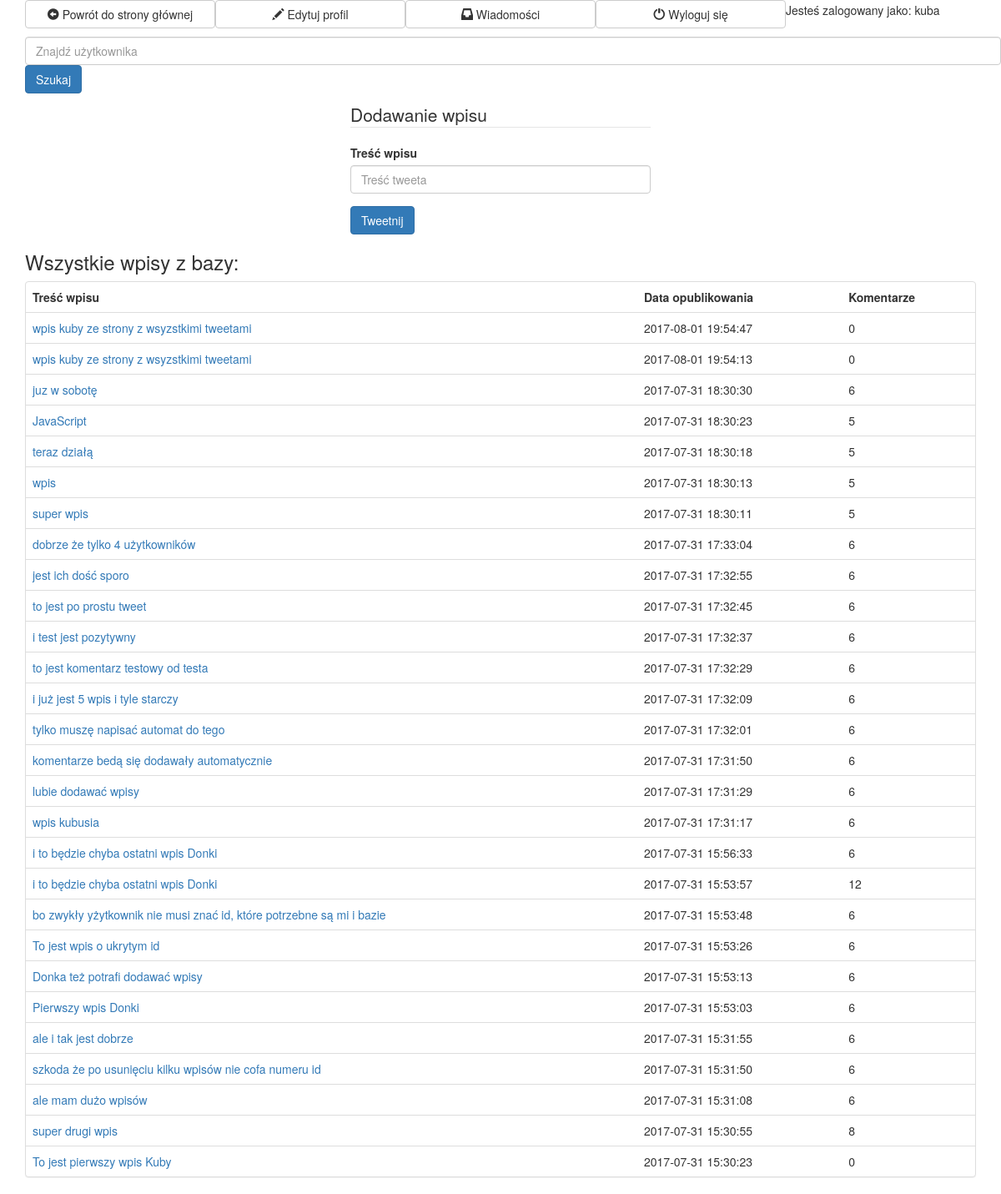
The app's page /all_tweets.php (signed in) with its own data.
### tables this page shows
CREATE TABLE `Tweets` (
  `id` int(11) NOT NULL AUTO_INCREMENT,
  `user_id` int(11) NOT NULL,
  `text` text NOT NULL,
  `date` datetime DEFAULT CURRENT_TIMESTAMP,
  `username` varchar(255) NOT NULL,
  PRIMARY KEY (`id`),
  KEY `user_id` (`user_id`),
  CONSTRAINT `Tweets_ibfk_1` FOREIGN KEY (`user_id`) REFERENCES `Users` (`id`)
);

### src/Tweet.php (called while the page is built, shortened)
<?php
class Tweet {
    private $id;
    private $text;
    private $creationDate;
    public function __construct() {
        $this->id = -1;
        $this->text = '';
        $this->creationDate = date("d-m-Y H:i:s");
    }
    public function getId() {
        return $this->id;
    }
    public function getText() {
        return $this->text;
    }
    public function getCreationTime() {
        return $this->creationDate;
    }
    static public function loadAllTweets(PDO $conn) {
        $ret = [];
        $sql = "SELECT * FROM Tweets ORDER BY `date` DESC";
        $result = $conn->query($sql);
        if ($result !== false && $result->rowCount() > 0) {
            foreach ($result as $row) {
                $loadedTweet = new Tweet();
                $loadedTweet->id = $row['id'];
                $loadedTweet->userId = $row['user_id'];
                $loadedTweet->text = $row['text'];
                $loadedTweet->creationDate = $row['date'];
                $loadedTweet->username = $row['username'];
                $ret[] = $loadedTweet;
            }
        }
        return $ret;
    }
}

### src/Comment.php (called while the page is built, shortened)
<?php
class Comment {
    static public function loadCommentsByTweetId(PDO $conn, $tweetId) {
        $ret = [];
        $stmt = $conn->prepare('SELECT * FROM Comments WHERE tweet_id=:tweet_id ORDER BY `date` DESC');
        $stmt->execute(['tweet_id' => $tweetId]);
        $result = $stmt->fetchAll(PDO::FETCH_ASSOC);
        if ($result !== false && $stmt->rowCount() > 0) {
            foreach ($result as $row) {
                $loadedComment = new Comment();
                $loadedComment->id = $row['id'];
                $loadedComment->tweetId = $row['tweet_id'];
                $loadedComment->userId = $row['user_id'];
                $loadedComment->text = $row['text'];
                $loadedComment->creationDate = $row['date'];
                $loadedComment->username = $row['username'];
                $ret[] = $loadedComment;
            }
            return $ret;
        }
        return null;
    }
}

### all_tweets.php (the view, shortened to what this page needs)
<?php
include 'config.php';
include 'src/Tweet.php';
include 'src/Comment.php';
?>
<!doctype html>
<html lang="en">
    <head>
        <link rel="stylesheet" media="screen" href="https://maxcdn.bootstrapcdn.com/bootstrap/3.3.6/css/bootstrap.min.css">
    </head>
    <body>
        <div class="container">
            <div class="btn-group btn-group-justified" role="group" aria-label="...">
                <div class="btn-group" role="group">
                    <a href="profiles/user_profile.php"><button type="button" class="btn btn-default"><div class="glyphicon glyphicon-circle-arrow-left"></div> Powrót do strony głównej</button></a>
                </div>
                <div class="btn-group" role="group">
                    <a href="register_edit/edit_user.php"><button type="button" class="btn btn-default"><div class="glyphicon glyphicon-pencil"></div> Edytuj profil</button></a>
                </div>
                <div class="btn-group" role="group">
                    <a href="messages/messages.php"><button type="button" class="btn btn-default"><div class="glyphicon glyphicon-inbox"></div> Wiadomości</button></a>
                </div>
                <div class="btn-group" role="group">
                    <a href="login.php?logout"><button type="button" class="btn btn-default"><div class="glyphicon glyphicon-off"></div> Wyloguj się</button></a>
                </div>
                <div class="btn-group" role="group">
                    <p>Jesteś zalogowany jako: <?php echo $_SESSION['username']; ?></p>
                </div>
            </div>
        </div>
        <div class="container">
            <div class="btn-group" role="group">
                <p><?php include 'search_form.php'; ?></p>
            </div>
        </div>
        <div class="container">
            <div class="row">
                <div class="col-xs-4 col-sm-4 col-md-4 col-lg-4">
                </div>
                <div class="col-xs-4 col-sm-4 col-md-4 col-lg-4">
                    <form action="" method="post" role="form">
                        <legend>Dodawanie wpisu</legend>
                        <div class="form-group">
                            <label for="">Treść wpisu</label>
                            <input type="text" class="form-control" name="userTweet" id="userTweet" maxlength="140" placeholder="Treść tweeta"
                                   value="">
                        </div>
                        <button type="submit" name="newTweet" class="btn btn-primary">Tweetnij</button>
                    </form>
                </div>
                <div class="col-xs-4 col-sm-4 col-md-4 col-lg-4">
                </div>
            </div>
        </div>
        <div class="container">
            <h3>
                Wszystkie wpisy z bazy:
            </h3>
        </div>
        <div class="container">
            <div class="panel panel-default">
                <table class = "table">
                    <?php
                    $result = Tweet::loadAllTweets($conn);
                    if (count($result) > 0) {
                        echo '<tr><th>Treść wpisu</th><th>Data opublikowania</th><th>Komentarze</th></tr>';
                        foreach ($result as $row) {
                            echo '<tr><td><a href="tweet.php?tweetId=' . $row->getId() . '">' . $row->getText() . "</a></td><td>" . $row->getCreationTime() . "</td><td>" . count(Comment::loadCommentsByTweetId($conn, $row->getId())) . "</td></tr>";
                        }
                    } else {
                        echo "Brak wpisów<br>";
                    }
                    ?>
                </table>
            </div>
        </div>
    </body>
</html>

### records on screen
tweets: text "wpis kuby ze strony z wsyzstkimi tweetami", date "2017-08-01 19:54:47", Id "0"
tweets: text "wpis kuby ze strony z wsyzstkimi tweetami", date "2017-08-01 19:54:13", Id "0"
tweets: text "juz w sobotę", date "2017-07-31 18:30:30", Id "6"
tweets: text "JavaScript", date "2017-07-31 18:30:23", Id "5"
tweets: text "teraz działą", date "2017-07-31 18:30:18", Id "5"
tweets: text "wpis", date "2017-07-31 18:30:13", Id "5"
tweets: text "super wpis", date "2017-07-31 18:30:11", Id "5"
tweets: text "dobrze że tylko 4 użytkowników", date "2017-07-31 17:33:04", Id "6"
tweets: text "jest ich dość sporo", date "2017-07-31 17:32:55", Id "6"
tweets: text "to jest po prostu tweet", date "2017-07-31 17:32:45", Id "6"
tweets: text "i test jest pozytywny", date "2017-07-31 17:32:37", Id "6"
tweets: text "to jest komentarz testowy od testa", date "2017-07-31 17:32:29", Id "6"
tweets: text "i już jest 5 wpis i tyle starczy", date "2017-07-31 17:32:09", Id "6"
tweets: text "tylko muszę napisać automat do tego", date "2017-07-31 17:32:01", Id "6"
tweets: text "komentarze bedą się dodawały automatycznie", date "2017-07-31 17:31:50", Id "6"
tweets: text "lubie dodawać wpisy", date "2017-07-31 17:31:29", Id "6"
tweets: text "wpis kubusia", date "2017-07-31 17:31:17", Id "6"
tweets: text "i to będzie chyba ostatni wpis Donki", date "2017-07-31 15:56:33", Id "6"
tweets: text "i to będzie chyba ostatni wpis Donki", date "2017-07-31 15:53:57", Id "12"
tweets: text "bo zwykły yżytkownik nie musi znać id, które potrzebne są mi i bazie", date "2017-07-31 15:53:48", Id "6"
tweets: text "To jest wpis o ukrytym id", date "2017-07-31 15:53:26", Id "6"
tweets: text "Donka też potrafi dodawać wpisy", date "2017-07-31 15:53:13", Id "6"
tweets: text "Pierwszy wpis Donki", date "2017-07-31 15:53:03", Id "6"
tweets: text "ale i tak jest dobrze", date "2017-07-31 15:31:55", Id "6"
tweets: text "szkoda że po usunięciu kilku wpisów nie cofa numeru id", date "2017-07-31 15:31:50", Id "6"
tweets: text "ale mam dużo wpisów", date "2017-07-31 15:31:08", Id "6"
tweets: text "super drugi wpis", date "2017-07-31 15:30:55", Id "8"
tweets: text "To jest pierwszy wpis Kuby", date "2017-07-31 15:30:23", Id "0"

### other values on screen
$_SESSION['username'] "kuba"
